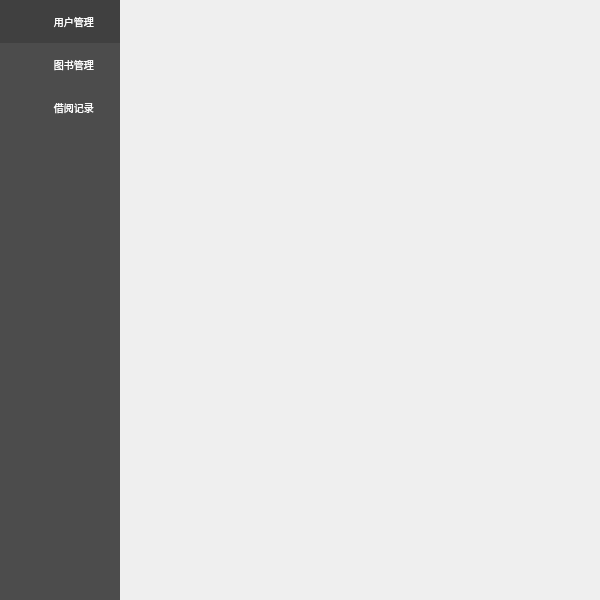
<?xml version="1.0" encoding="UTF-8"?>
<ui version="4.0">
 <class>Cell_Main</class>
 <widget class="QMainWindow" name="Cell_Main">
  <property name="geometry">
   <rect>
    <x>0</x>
    <y>0</y>
    <width>600</width>
    <height>600</height>
   </rect>
  </property>
  <property name="windowTitle">
   <string>Qt图书管理系统</string>
  </property>
  <property name="styleSheet">
   <string notr="true">QPushButton[name=&quot;btn&quot;]{border-radius:4px;background:#409eff;color:white;font-size:14px;min-height:18px;min-width	:70px;padding:4px}

QPushButton[name=&quot;btn&quot;]:pressed{background:#3a8ee6}
QLineEdit[name=&quot;le&quot;]{border-radius:4px;min-height:25px;border:1px solid gray;max-width:250px;min-width:250px;}
QLabel[name=&quot;lb&quot;]{font: 15px '黑体';}
QLabel[name=&quot;title&quot;]{font: 14px '黑体';color:blue;}
QWidget[name=&quot;bg&quot;]{backround-color:white;}
</string>
  </property>
  <widget class="QWidget" name="centralwidget">
   <property name="styleSheet">
    <string notr="true">QWidget#tool{background:#4c4c4c;}
QWidget#tool QToolButton{border:none;background:#4c4c4c;color:white;min-height:40px;font-size:10px;padding-left:25px;}
QWidget#tool QToolButton:checked{background:#404040;}
</string>
   </property>
   <layout class="QGridLayout" name="gridLayout_2">
    <property name="leftMargin">
     <number>0</number>
    </property>
    <property name="topMargin">
     <number>0</number>
    </property>
    <property name="rightMargin">
     <number>0</number>
    </property>
    <property name="bottomMargin">
     <number>0</number>
    </property>
    <property name="spacing">
     <number>0</number>
    </property>
    <item row="0" column="0">
     <widget class="QWidget" name="tool" native="true">
      <property name="minimumSize">
       <size>
        <width>120</width>
        <height>0</height>
       </size>
      </property>
      <layout class="QGridLayout" name="gridLayout">
       <property name="leftMargin">
        <number>0</number>
       </property>
       <property name="topMargin">
        <number>0</number>
       </property>
       <property name="rightMargin">
        <number>0</number>
       </property>
       <property name="bottomMargin">
        <number>0</number>
       </property>
       <property name="spacing">
        <number>0</number>
       </property>
       <item row="4" column="0">
        <spacer name="verticalSpacer">
         <property name="orientation">
          <enum>Qt::Vertical</enum>
         </property>
         <property name="sizeHint" stdset="0">
          <size>
           <width>20</width>
           <height>40</height>
          </size>
         </property>
        </spacer>
       </item>
       <item row="1" column="0">
        <widget class="QToolButton" name="btn_user">
         <property name="minimumSize">
          <size>
           <width>120</width>
           <height>40</height>
          </size>
         </property>
         <property name="text">
          <string> 用户管理</string>
         </property>
         <property name="icon">
          <iconset resource="../res/res.qrc">
           <normaloff>:/tool.png</normaloff>:/tool.png</iconset>
         </property>
         <property name="checkable">
          <bool>true</bool>
         </property>
         <property name="checked">
          <bool>true</bool>
         </property>
         <property name="toolButtonStyle">
          <enum>Qt::ToolButtonTextBesideIcon</enum>
         </property>
         <attribute name="buttonGroup">
          <string notr="true">buttonGroup</string>
         </attribute>
        </widget>
       </item>
       <item row="2" column="0">
        <widget class="QToolButton" name="btn_book">
         <property name="minimumSize">
          <size>
           <width>120</width>
           <height>40</height>
          </size>
         </property>
         <property name="text">
          <string> 图书管理</string>
         </property>
         <property name="icon">
          <iconset resource="../res/res.qrc">
           <normaloff>:/tool.png</normaloff>:/tool.png</iconset>
         </property>
         <property name="checkable">
          <bool>true</bool>
         </property>
         <property name="toolButtonStyle">
          <enum>Qt::ToolButtonTextBesideIcon</enum>
         </property>
         <attribute name="buttonGroup">
          <string notr="true">buttonGroup</string>
         </attribute>
        </widget>
       </item>
       <item row="3" column="0">
        <widget class="QToolButton" name="btn_his">
         <property name="minimumSize">
          <size>
           <width>120</width>
           <height>40</height>
          </size>
         </property>
         <property name="text">
          <string> 借阅记录</string>
         </property>
         <property name="icon">
          <iconset resource="../res/res.qrc">
           <normaloff>:/tool.png</normaloff>:/tool.png</iconset>
         </property>
         <property name="checkable">
          <bool>true</bool>
         </property>
         <property name="toolButtonStyle">
          <enum>Qt::ToolButtonTextBesideIcon</enum>
         </property>
         <attribute name="buttonGroup">
          <string notr="true">buttonGroup</string>
         </attribute>
        </widget>
       </item>
      </layout>
     </widget>
    </item>
    <item row="0" column="1">
     <widget class="QStackedWidget" name="stackedWidget"/>
    </item>
   </layout>
  </widget>
 </widget>
 <resources>
  <include location="../res/res.qrc"/>
 </resources>
 <connections/>
 <buttongroups>
  <buttongroup name="buttonGroup"/>
 </buttongroups>
</ui>
